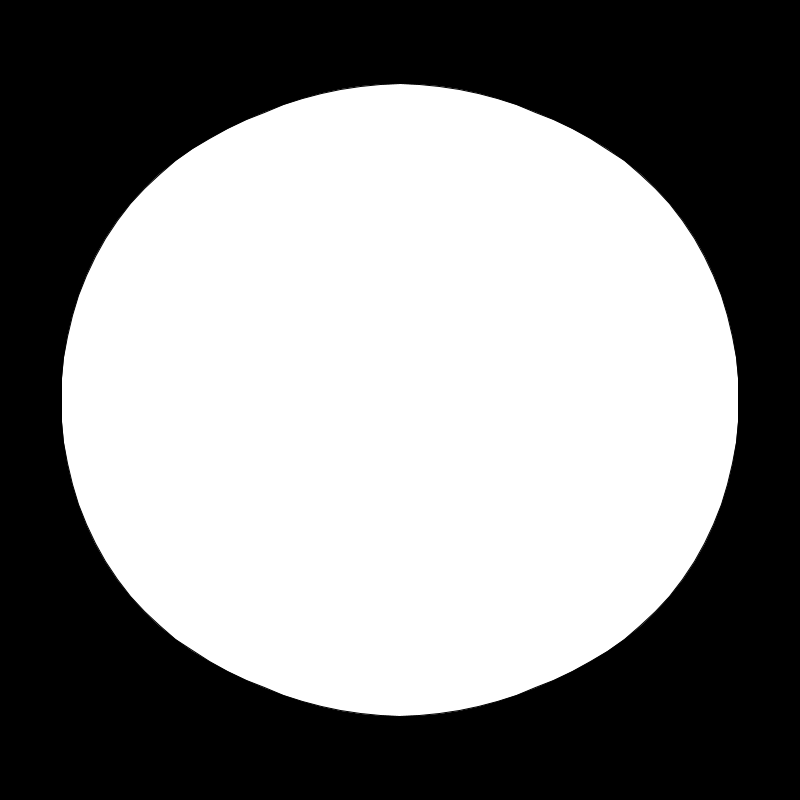
Frame 1 (no input)
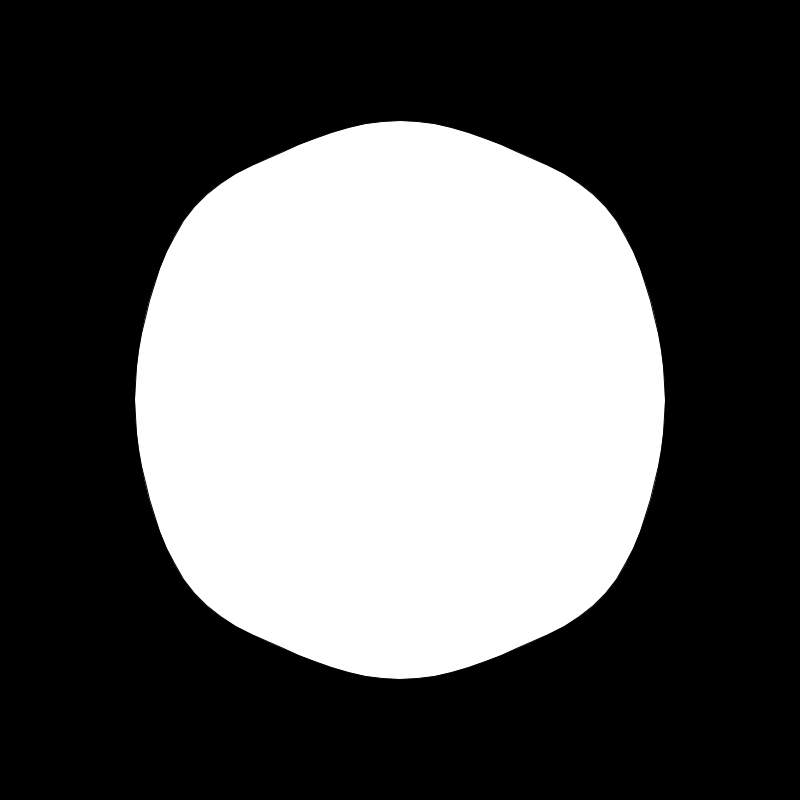
Frame 60 (the mouse pressed at the canvas centre just before this capture)
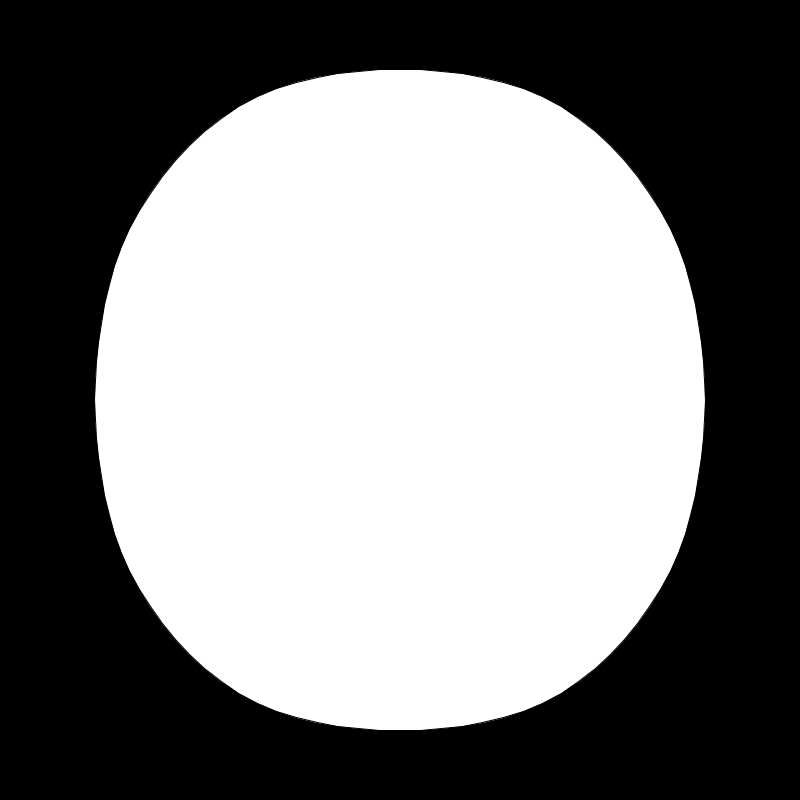
Frame 120 (the mouse held since frame 60 and released just before this capture)

The Processing sketch that drew these frames (run headless with seeded random() and noise(); from frame 60 on, the mouse is pressed at the canvas centre):

// Processing sketch: shapeBlob
// ── shapeBlob.pde
void setup(){
  size(800, 800);
}

void draw(){
  translate(width/2, height/2);
  float radius = 200;
  background(0);
  fill(255);


  beginShape();
  float t = millis();
  for(int i= 0; i<100; i++){
    float angle = map(i, 0, 100, 0, TWO_PI);
    float noised = noise(t*0.001, cos(angle)*0.3, sin(angle)*0.3) * 200; 
    float noisedRadius = noised + radius;
    
    float x = cos(angle) * noisedRadius;
    float y = sin(angle) * noisedRadius;
    vertex(x,y);
  }
  endShape(CLOSE);

}
